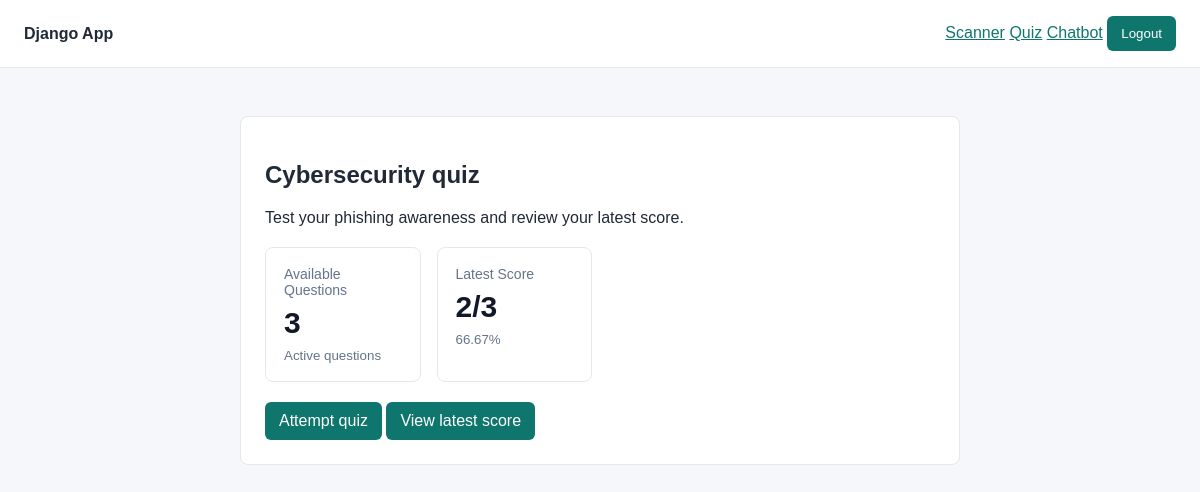
The page /quiz/ (signed in) on the database its author committed.
### quiz/models.py (models this page shows, shortened)
class QuizAttempt(models.Model):
    user = models.ForeignKey(settings.AUTH_USER_MODEL, on_delete=models.CASCADE, related_name='quiz_attempts')
    score = models.PositiveSmallIntegerField(default=0)
    total_questions = models.PositiveSmallIntegerField(default=0)
    percentage = models.DecimalField(max_digits=5, decimal_places=2, default=0)
    completed_at = models.DateTimeField(auto_now_add=True)
    class Meta:
        ordering = ['-completed_at']

### quiz/views.py (the view)
# urls.py: path('', quiz_home, name='home'),
@login_required
def quiz_home(request):
    latest_attempt = QuizAttempt.objects.filter(user=request.user).first()
    total_questions = Question.objects.filter(is_active=True).count()
    return render(
        request,
        'quiz/home.html',
        {
            'latest_attempt': latest_attempt,
            'total_questions': total_questions,
        },
    )

### templates/quiz/home.html (shortened to what this page needs)
{% extends 'base.html' %}
{% block content %}
<section class="panel">
    <h1>Cybersecurity quiz</h1>
    <p>Test your phishing awareness and review your latest score.</p>
    <div class="stats-grid" style="margin: 20px 0;">
        <article class="stat-card">
            <span>Available Questions</span>
            <strong>{{ total_questions }}</strong>
            <small>Active questions</small>
        </article>
        <article class="stat-card">
            <span>Latest Score</span>
            <strong>{% if latest_attempt %}{{ latest_attempt.score }}/{{ latest_attempt.total_questions }}{% else %}-{% endif %}</strong>
            <small>{% if latest_attempt %}{{ latest_attempt.percentage }}%{% else %}No attempts yet{% endif %}</small>
        </article>
    </div>
    {% if total_questions %}
        <a class="button" href="{% url 'quiz:attempt' %}">Attempt quiz</a>
        {% if latest_attempt %}
            <a class="button" href="{% url 'quiz:result' latest_attempt.pk %}">View latest score</a>
        {% endif %}
    {% else %}
        <p>No quiz questions are available yet.</p>
    {% endif %}
</section>
{% endblock %}

### templates/base.html (style rules this page uses)
body { font-family: Arial, sans-serif; margin: 0; background: #f5f7fb; color: #1f2937; }
.panel { background: #ffffff; border: 1px solid #e5e7eb; border-radius: 8px; padding: 24px; }
button, .button { background: #0f766e; color: #ffffff; border: 0; border-radius: 6px; padding: 10px 14px; text-decoration: none; cursor: pointer; display: inline-block; }
a { color: #0f766e; }
.stats-grid { display: grid; grid-template-columns: repeat(4, minmax(0, 1fr)); gap: 16px; }
.stat-card { background: #ffffff; border: 1px solid #e5e7eb; border-radius: 8px; padding: 18px; }
.stat-card span { color: #64748b; display: block; font-size: 14px; margin-bottom: 10px; }
.stat-card strong { color: #111827; display: block; font-size: 30px; line-height: 1; }
.stat-card small { color: #64748b; display: block; margin-top: 10px; }

### rows shown on the page
QuizAttempt: score "2", total_questions "3", percentage "66.67"

### other values the page prints
{{ total_questions }} "3"
